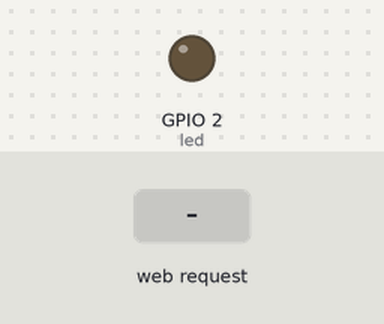
The sketch below on a simulated ESP32. Parts: output pins drawn as LEDs (lit = HIGH). The test bench sets the inputs (shaded band). WiFi joins after 1.5 s; servers stay silent unless stated; what the sketch prints to the serial monitor is not drawn.

Above: at 2.7 s.
2.8 s: HTTP request GET /on received
At 3.7 s:
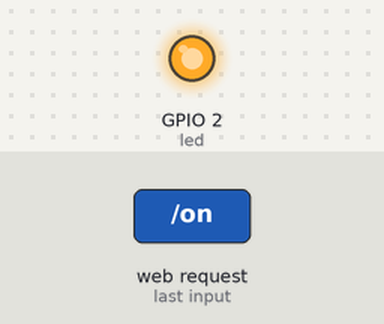
4.3 s: HTTP request GET /off received
At 4.8 s:
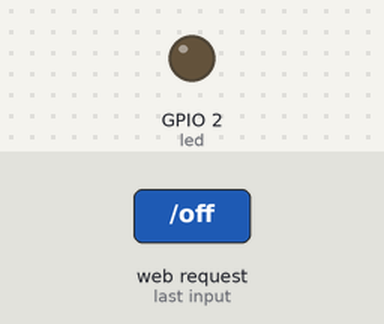
Timing chart, 0 to 7.3 s (numbered marks = the images above; inputs shaded):
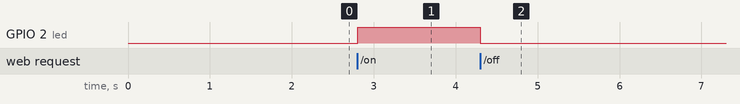

The sketch:

ESP32-AsyncWebServer-led-yakma.ino
```cpp
#include <WiFi.h>
#include <AsyncTCP.h>
#include <ESPAsyncWebServer.h>

AsyncWebServer server(80);

const char* SSID = "TurkTelekom_ZTYKS3_2.4GHz";
const char* PASSWORD = "x3XuYXczxtYu";

#define led 2


void setup() {
  Serial.begin(115200);

  pinMode(led, OUTPUT);
  digitalWrite(led, LOW);

  WiFi.begin(SSID, PASSWORD);

  while(WiFi.status() != WL_CONNECTED){
    delay(500);
    Serial.print(".");
  }

  Serial.println(WiFi.localIP());

  server.on("/", HTTP_GET, [](AsyncWebServerRequest *request){
    request->send(200, "text/html",
      "<h2>ESP32 LED Kontrol</h2>"
      "<button onclick=\"fetch('/on')\">ON</button>"
      "<button onclick=\"fetch('/off')\">OFF</button>"
    );
  });

  server.on("/on", HTTP_GET, [](AsyncWebServerRequest *request){
    digitalWrite(led, HIGH);
    request->send(200, "text/plain", "Led ON");
  });


  server.on("/off", HTTP_GET, [](AsyncWebServerRequest *request){
    digitalWrite(led, LOW);
    request->send(200, "text/plain", "led OFF");
  });

  server.begin();

}

void loop() {

}
```

Measured:
- after the input at 2.8 s, GPIO 2 (led): LOW → HIGH at once
- after the input at 4.3 s, GPIO 2 (led): HIGH → LOW at once
